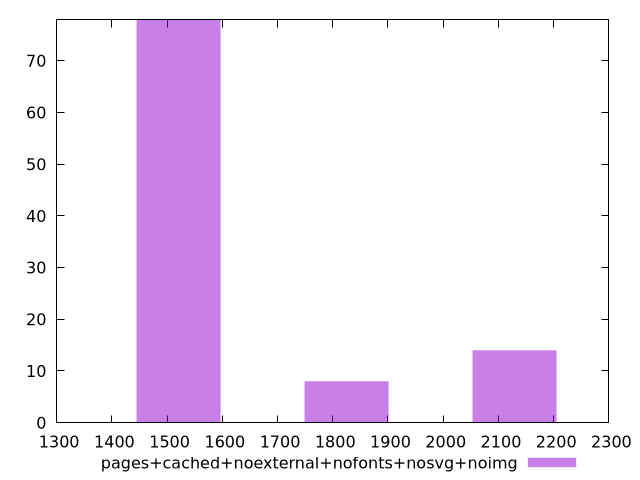

Reproduce this figure in gnuplot.
$_pagesCachedNoexternalNofontsNosvgNoimg <<EOF
1520.83200980818 78
2129.164813731452 14
1824.998411769816 8
EOF
set key outside below
set terminal pngcairo
set output "report_00004_2020-11-02T20-21-41.718Z/metrics/pages+cached+noexternal+nofonts+nosvg+noimg//raw_hist.png"
set yrange [0:78]
set boxwidth 152.083200980818
set style fill transparent solid 0.5 noborder
plot $_pagesCachedNoexternalNofontsNosvgNoimg title "pages+cached+noexternal+nofonts+nosvg+noimg" with boxes ,
